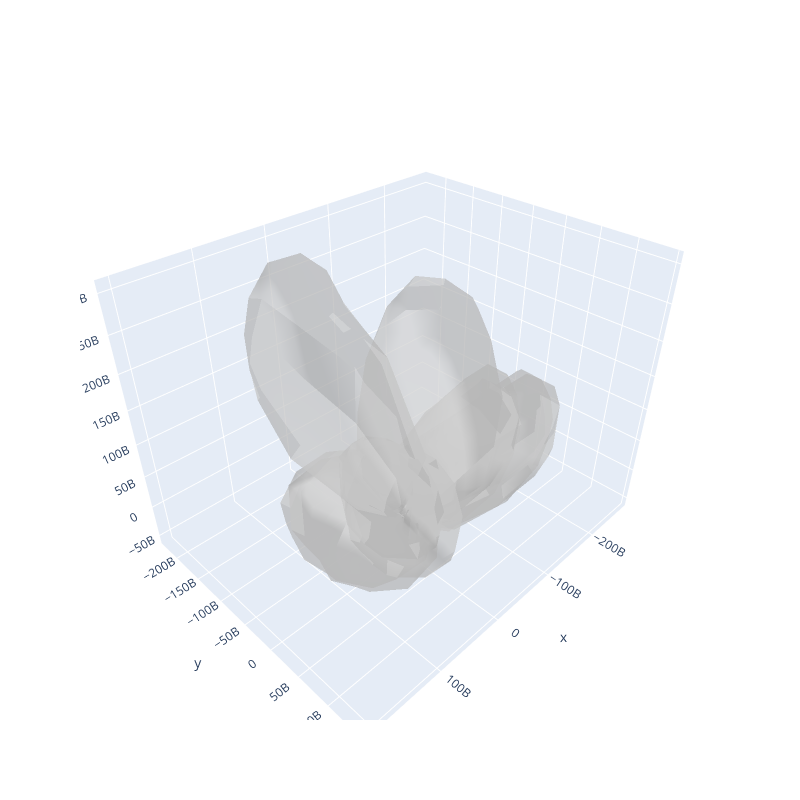

Notebook code cell kept with this figure:
### Code cell
mesh = trimesh.load(
    "smplh_pose_0100.obj"
)
print(mesh.vertices.shape, mesh.faces.shape)

fig = visualize_meshes_plotly(
    [mesh],
    show_edges=False,
)

### Figure 1 — Plotly figure (JSON) as saved in the notebook; plotly's stock layout.template omitted (floating-point values rounded to 4 significant figures; data arrays with more than 128 entries replaced by an {"elided": "..."} marker saying what was removed)
{"data": [{"color": "lightgray", "i": {"elided": "13776 int values"}, "j": {"elided": "13776 int values"}, "k": {"elided": "13776 int values"}, "opacity": 0.5, "type": "mesh3d", "x": {"elided": "25130 float values"}, "y": {"elided": "25130 float values"}, "z": {"elided": "25130 float values"}}], "layout": {"height": 800, "scene": {"aspectmode": "data"}, "showlegend": false, "width": 800}}
